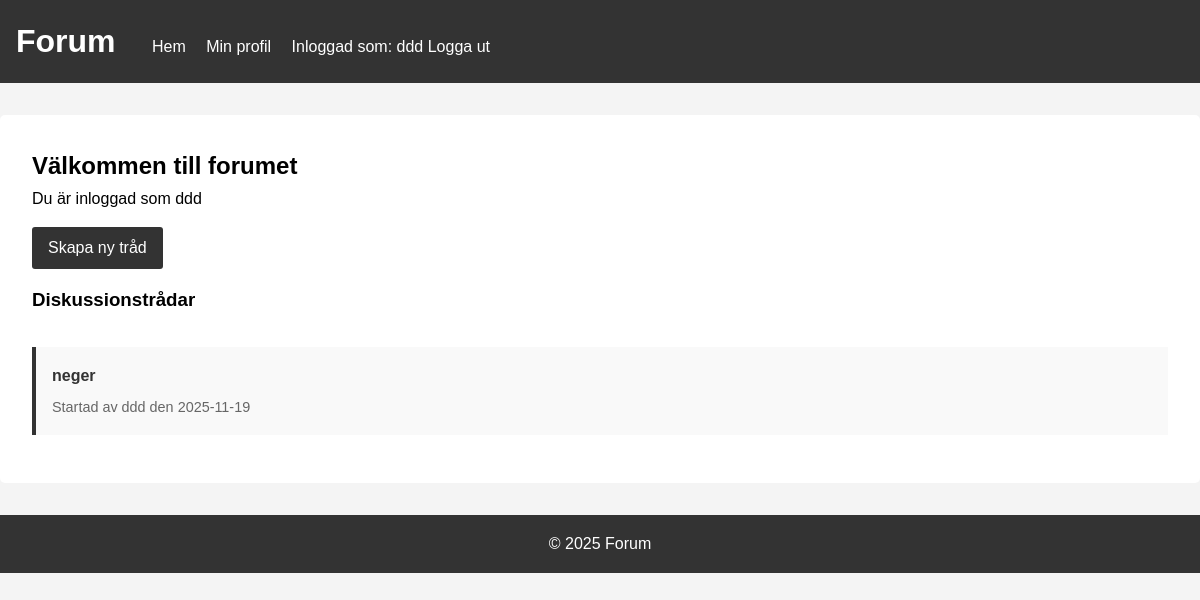
/ (signed in), run on the app's committed database.
### tables this page shows
CREATE TABLE topics (
        id INTEGER PRIMARY KEY AUTOINCREMENT,
        title TEXT NOT NULL,
        user_id INTEGER NOT NULL,
        created_at TIMESTAMP DEFAULT CURRENT_TIMESTAMP,
        FOREIGN KEY (user_id) REFERENCES users(id)
    );

CREATE TABLE users (
        id INTEGER PRIMARY KEY AUTOINCREMENT,
        username TEXT UNIQUE NOT NULL,
        password TEXT NOT NULL,
        name TEXT NOT NULL,
        email TEXT,
        bio TEXT,
        created_at TIMESTAMP DEFAULT CURRENT_TIMESTAMP
    );

### app.py (the view)
@app.route('/')
def index():
    topics = get_all_topics()
    return render_template('index.html', topics=topics)

### databas.py (called while the page is built)
def get_connection():
    conn = sqlite3.connect('forum.db')
    conn.row_factory = sqlite3.Row
    return conn

def get_all_topics():
    conn = get_connection()
    topics = conn.execute('''
        SELECT t.*, u.username, u.name
        FROM topics t
        JOIN users u ON t.user_id = u.id
        ORDER BY t.created_at DESC
    ''').fetchall()
    conn.close()
    return [dict(topic) for topic in topics]

### templates/index.html (shortened to what this page needs)
{% extends "base.html" %}
{% block content %}
  <h2>Välkommen till forumet</h2>
  {% if session.get('user_id') %}
    <p>Du är inloggad som {{ session.get('name') }}</p>
    <a href="{{ url_for('new_topic') }}" class="button">Skapa ny tråd</a>
  {% else %}
    <p>Logga in för att delta i diskussioner</p>
  {% endif %}
  <h3>Diskussionstrådar</h3>
  {% if topics %}
    <div class="topics-list">
      {% for topic in topics %}
        <div class="topic-item">
          <h4><a href="{{ url_for('view_topic', topic_id=topic.id) }}">{{ topic.title }}</a></h4>
          <p class="topic-meta">
            Startad av {{ topic.name }} den {{ topic.created_at[:10] }}
          </p>
        </div>
      {% endfor %}
    </div>
  {% else %}
    <p>Inga diskussionstrådar än. Var den första att skapa en!</p>
  {% endif %}
{% endblock %}

### static/style.css (style rules this page uses)
* { margin: 0; padding: 0; box-sizing: border-box; }
body { font-family: Arial, sans-serif; line-height: 1.6; background-color: #f4f4f4; }
.button { display: inline-block; background: #333; color: #fff; padding: 0.5rem 1rem; text-decoration: none; border-radius: 3px; margin: 1rem 0; cursor: pointer; }
.topics-list { margin-top: 2rem; }
.topic-item { background: #f9f9f9; padding: 1rem; margin-bottom: 1rem; border-left: 4px solid #333; }
.topic-item h4 { margin-bottom: 0.5rem; }
.topic-item h4 a { color: #333; text-decoration: none; }
.topic-meta { color: #666; font-size: 0.9rem; }

### data on the page
topics: title "neger", name "ddd", created_at "2025-11-19"

### other printed values
{{ session.get('username') }} "ddd"
{{ session.get('name') }} "ddd"
